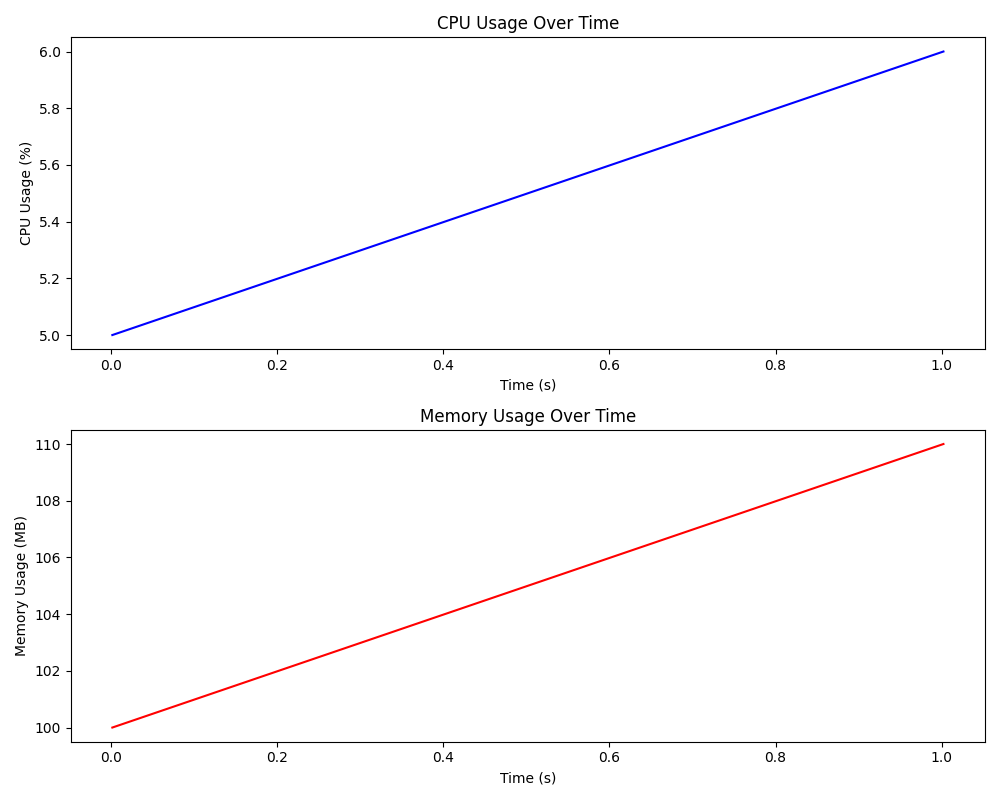
#> input picture pytest_temp/test_generate_report1/performance_report.png, 1000 x 800 px
$ python -i image.py   (imports and definitions only)
#> lines starting #> are read from the running program, lines starting #| are printed output that depends on the picture
#> further down, picture is the input picture: shape (800, 1000, 3); mean B, G, R 251.4, 250.8, 251.4
import cv2
import numpy as np
from numpy.typing import NDArray
from typing import Tuple, Optional, List, Any
from pathlib import Path

# Type alias for template matching results: (x, y, confidence_score)
Match = Tuple[int, int, float]


# [272 lines left out: functions load_image, save_image, resize_image, compare_images, find_template, non_max_suppression and 2 more, not called in this run]

def preprocess_image(image: Any) -> Any:
    """
    Preprocess image for better analysis.

    Args:
        image (NDArray[Any]): Input image

    Returns:
        NDArray[Any]: Preprocessed image
    """
    # Convert to grayscale if needed
    if len(image.shape) == 3:
        gray = cv2.cvtColor(image, cv2.COLOR_BGR2GRAY)
    else:
        gray = image

    # Apply Gaussian blur to reduce noise
    blurred = cv2.GaussianBlur(gray, (5, 5), 0)

    # Apply histogram equalization to improve contrast
    equalized = cv2.equalizeHist(blurred)
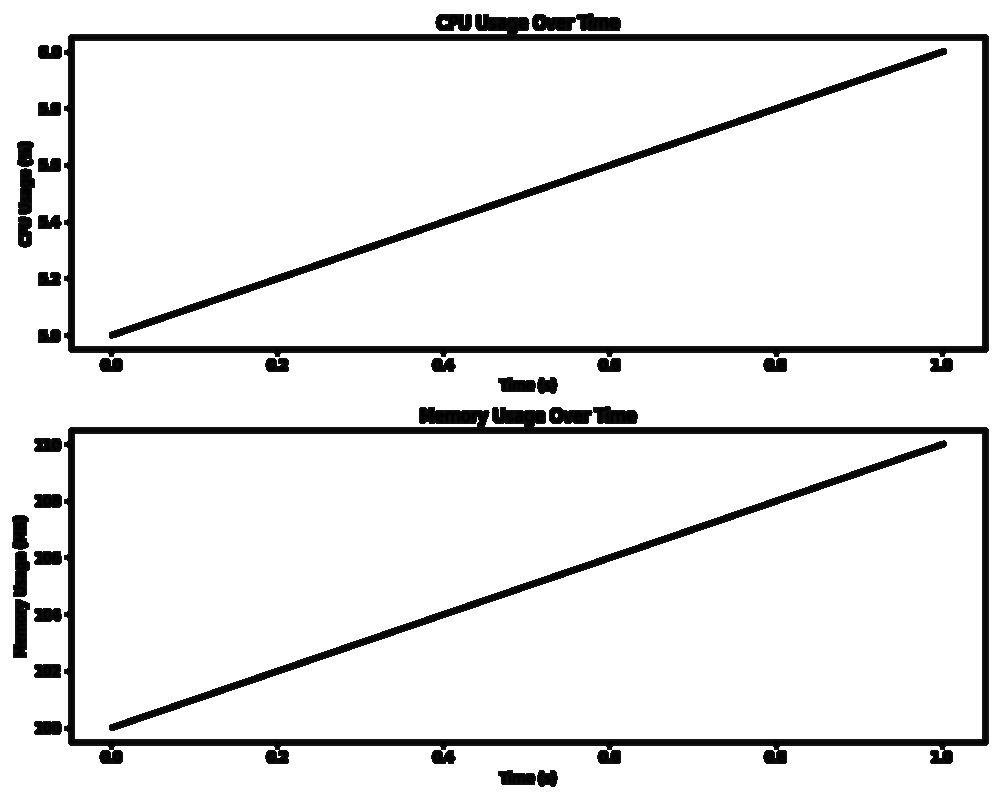
#> equalized: shape (800, 1000); min 0, max 255, mean 235

    # Convert back to BGR if original was color
    if len(image.shape) == 3:
        equalized = cv2.cvtColor(equalized, cv2.COLOR_GRAY2BGR)
#> equalized: shape (800, 1000, 3)

    return equalized

# [58 lines left out: functions create_mask, enhance_image, not called in this run]

>>> import cv2
>>> picture = cv2.imread('../../pytest_temp/test_generate_report1/performance_report.png')
>>> result = preprocess_image(picture)
